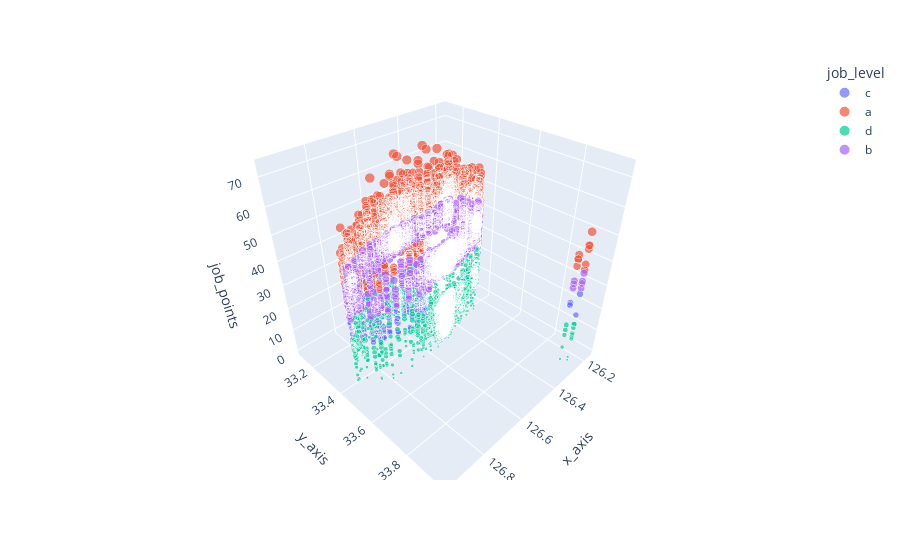

Notebook source saved alongside this figure:
### Markdown cell above
★ bar chart 예쁘게 그리는 법 연구중..수정 예정

### Code cell
# job_level 별 산점도
# 모든 항목이 해안가를 둘러싸고 거주중
# 방법을 고민중인데..아마도 한라산(제주도 가운데)을 기점으로
# 해안가 지점까지의 직선 거리 변환을 해서 2d scatter를 그릴 수 있지 않을까?
px.scatter_3d(data, x = "x_axis", y = "y_axis", z= 'job_points', size='job_points', color='job_level', size_max = 10)

### Figure 1 — Plotly figure (JSON) as saved in the notebook; plotly's stock layout.template omitted (floating-point values rounded to 4 significant figures; data arrays with more than 128 entries replaced by an {"elided": "..."} marker saying what was removed)
{"data": [{"hovertemplate": "job_level=c<br>x_axis=%{x}<br>y_axis=%{y}<br>job_points=%{marker.size}<extra></extra>", "legendgroup": "c", "marker": {"color": "#636efa", "size": {"elided": "2605 float values"}, "sizemode": "area", "sizeref": 0.7308, "symbol": "circle"}, "mode": "markers", "name": "c", "scene": "scene", "showlegend": true, "type": "scatter3d", "x": {"elided": "2605 float values"}, "y": {"elided": "2605 float values"}, "z": {"elided": "2605 float values"}}, {"hovertemplate": "job_level=a<br>x_axis=%{x}<br>y_axis=%{y}<br>job_points=%{marker.size}<extra></extra>", "legendgroup": "a", "marker": {"color": "#EF553B", "size": {"elided": "2602 float values"}, "sizemode": "area", "sizeref": 0.7308, "symbol": "circle"}, "mode": "markers", "name": "a", "scene": "scene", "showlegend": true, "type": "scatter3d", "x": {"elided": "2602 float values"}, "y": {"elided": "2602 float values"}, "z": {"elided": "2602 float values"}}, {"hovertemplate": "job_level=d<br>x_axis=%{x}<br>y_axis=%{y}<br>job_points=%{marker.size}<extra></extra>", "legendgroup": "d", "marker": {"color": "#00cc96", "size": {"elided": "2606 float values"}, "sizemode": "area", "sizeref": 0.7308, "symbol": "circle"}, "mode": "markers", "name": "d", "scene": "scene", "showlegend": true, "type": "scatter3d", "x": {"elided": "2606 float values"}, "y": {"elided": "2606 float values"}, "z": {"elided": "2606 float values"}}, {"hovertemplate": "job_level=b<br>x_axis=%{x}<br>y_axis=%{y}<br>job_points=%{marker.size}<extra></extra>", "legendgroup": "b", "marker": {"color": "#ab63fa", "size": {"elided": "2609 float values"}, "sizemode": "area", "sizeref": 0.7308, "symbol": "circle"}, "mode": "markers", "name": "b", "scene": "scene", "showlegend": true, "type": "scatter3d", "x": {"elided": "2609 float values"}, "y": {"elided": "2609 float values"}, "z": {"elided": "2609 float values"}}], "layout": {"legend": {"itemsizing": "constant", "title": {"text": "job_level"}, "tracegroupgap": 0}, "margin": {"t": 60}, "scene": {"domain": {"x": [0, 1], "y": [0, 1]}, "xaxis": {"title": {"text": "x_axis"}}, "yaxis": {"title": {"text": "y_axis"}}, "zaxis": {"title": {"text": "job_points"}}}}}
